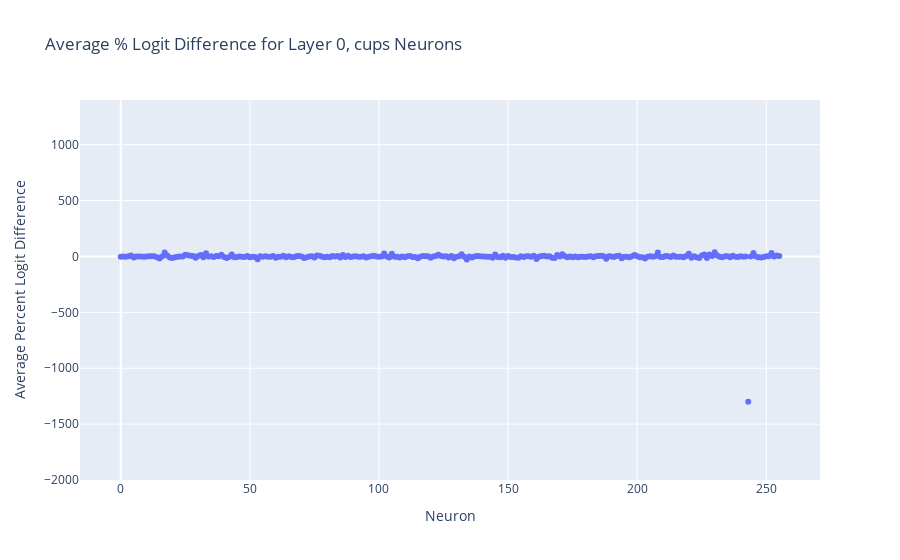
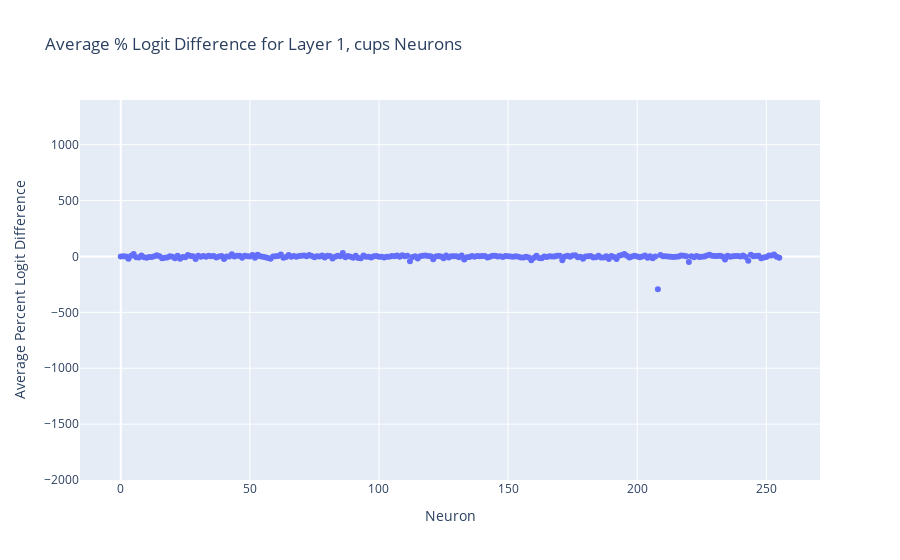
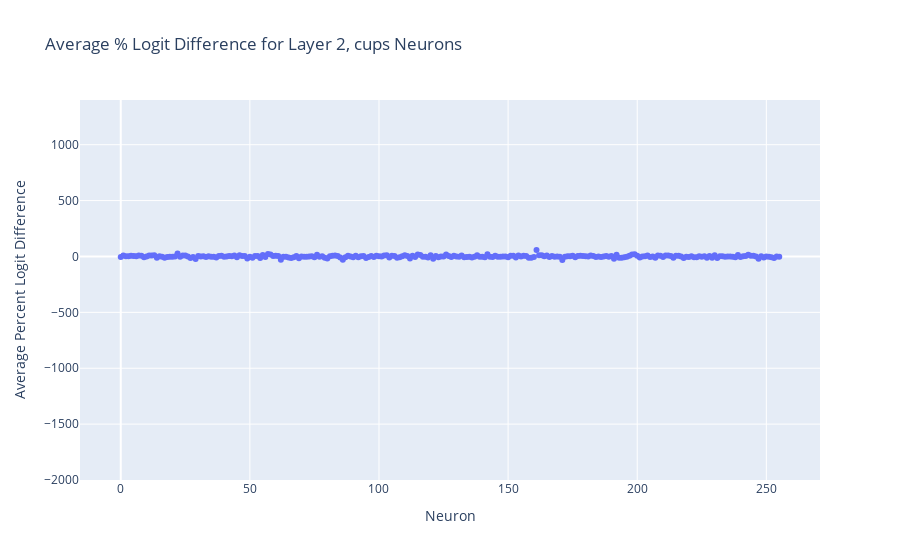
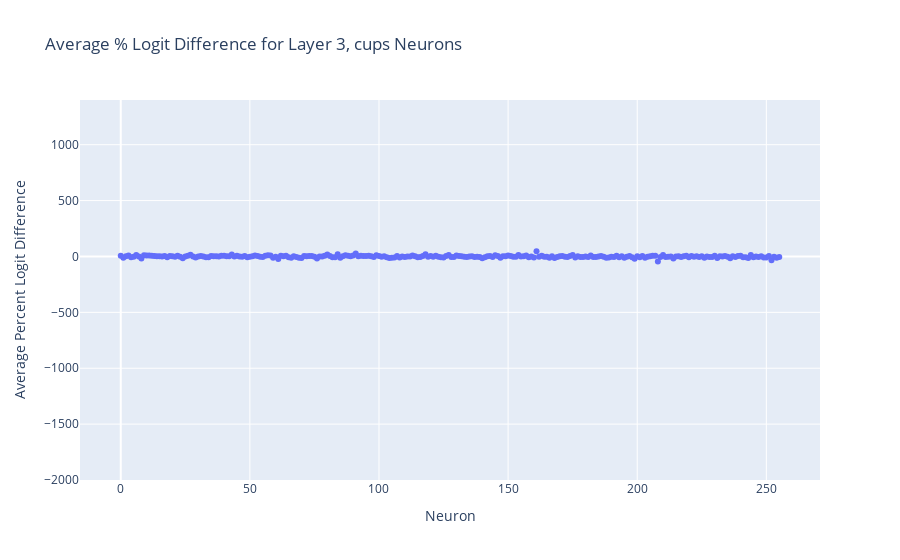

Notebook cell for these charts, in order:
### Code cell
# plot(7, 'cups')
for i in range(10):
    try:
        # plot(i, 'cups')
        fig = plot(i, 'cups', layer_type='fc2')
        fig.show()

    except Exception as e:
        print(e)
        pass

### Figure 1 — Plotly figure (JSON) as saved in the notebook; plotly's stock layout.template omitted (floating-point values rounded to 4 significant figures; data arrays with more than 128 entries replaced by an {"elided": "..."} marker saying what was removed)
{"data": [{"hovertemplate": "Neuron=%{x}<br>Average Percent Logit Difference=%{y}<extra></extra>", "legendgroup": "", "marker": {"color": "#636efa", "symbol": "circle"}, "mode": "markers", "name": "", "orientation": "v", "showlegend": false, "type": "scatter", "x": {"elided": "256 int values"}, "xaxis": "x", "y": {"elided": "256 float values"}, "yaxis": "y"}], "layout": {"legend": {"tracegroupgap": 0}, "title": {"text": "Average % Logit Difference for Layer 0, cups Neurons"}, "xaxis": {"anchor": "y", "domain": [0, 1], "title": {"text": "Neuron"}}, "yaxis": {"anchor": "x", "domain": [0, 1], "range": [-2000, 1400], "title": {"text": "Average Percent Logit Difference"}}}}

### Figure 2 — Plotly figure (JSON) as saved in the notebook; plotly's stock layout.template omitted (floating-point values rounded to 4 significant figures; data arrays with more than 128 entries replaced by an {"elided": "..."} marker saying what was removed)
{"data": [{"hovertemplate": "Neuron=%{x}<br>Average Percent Logit Difference=%{y}<extra></extra>", "legendgroup": "", "marker": {"color": "#636efa", "symbol": "circle"}, "mode": "markers", "name": "", "orientation": "v", "showlegend": false, "type": "scatter", "x": {"elided": "256 int values"}, "xaxis": "x", "y": {"elided": "256 float values"}, "yaxis": "y"}], "layout": {"legend": {"tracegroupgap": 0}, "title": {"text": "Average % Logit Difference for Layer 1, cups Neurons"}, "xaxis": {"anchor": "y", "domain": [0, 1], "title": {"text": "Neuron"}}, "yaxis": {"anchor": "x", "domain": [0, 1], "range": [-2000, 1400], "title": {"text": "Average Percent Logit Difference"}}}}

### Figure 3 — Plotly figure (JSON) as saved in the notebook; plotly's stock layout.template omitted (floating-point values rounded to 4 significant figures; data arrays with more than 128 entries replaced by an {"elided": "..."} marker saying what was removed)
{"data": [{"hovertemplate": "Neuron=%{x}<br>Average Percent Logit Difference=%{y}<extra></extra>", "legendgroup": "", "marker": {"color": "#636efa", "symbol": "circle"}, "mode": "markers", "name": "", "orientation": "v", "showlegend": false, "type": "scatter", "x": {"elided": "256 int values"}, "xaxis": "x", "y": {"elided": "256 float values"}, "yaxis": "y"}], "layout": {"legend": {"tracegroupgap": 0}, "title": {"text": "Average % Logit Difference for Layer 2, cups Neurons"}, "xaxis": {"anchor": "y", "domain": [0, 1], "title": {"text": "Neuron"}}, "yaxis": {"anchor": "x", "domain": [0, 1], "range": [-2000, 1400], "title": {"text": "Average Percent Logit Difference"}}}}

### Figure 4 — Plotly figure (JSON) as saved in the notebook; plotly's stock layout.template omitted (floating-point values rounded to 4 significant figures; data arrays with more than 128 entries replaced by an {"elided": "..."} marker saying what was removed)
{"data": [{"hovertemplate": "Neuron=%{x}<br>Average Percent Logit Difference=%{y}<extra></extra>", "legendgroup": "", "marker": {"color": "#636efa", "symbol": "circle"}, "mode": "markers", "name": "", "orientation": "v", "showlegend": false, "type": "scatter", "x": {"elided": "256 int values"}, "xaxis": "x", "y": {"elided": "256 float values"}, "yaxis": "y"}], "layout": {"legend": {"tracegroupgap": 0}, "title": {"text": "Average % Logit Difference for Layer 3, cups Neurons"}, "xaxis": {"anchor": "y", "domain": [0, 1], "title": {"text": "Neuron"}}, "yaxis": {"anchor": "x", "domain": [0, 1], "range": [-2000, 1400], "title": {"text": "Average Percent Logit Difference"}}}}
